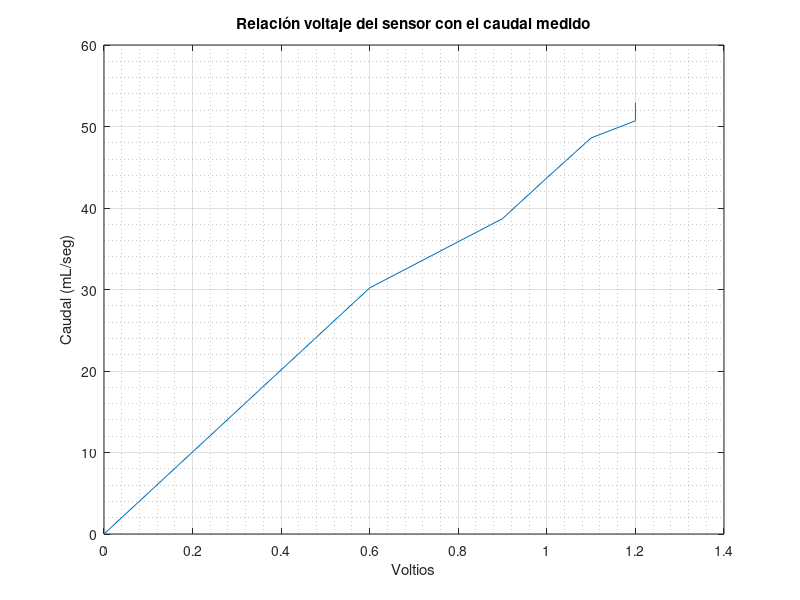

The MATLAB source for this figure: (Note: this script raises an error after producing the figure.)
clear all;
clc

addpath('~/Documents/Bombasa/ProyectoBombasa')
load Workspace.mat;


%% Calibración de la bomba
V=[
0
0.6
0.9
1.0
1.1
1.2
1.2

];

Q=[
0
30.2
38.7
43.7
48.6
50.7
52.9
];

figure
plot(V,Q)
title('Relación voltaje del sensor con el caudal medido');
xlabel('Voltios');
ylabel('Caudal (mL/seg)');
grid on
grid minor
hold on;

curva = fit(V,Q, 'poly2');
plot(curva)

%% Representación del ensayo general
figure
subplot(2,1,1)
plot(timeSecs, F20)
title('Ensayo con tren de escalones')
xlabel('Tiempo (seg)')
ylabel('Caudal [mL/seg]')
grid on
grid minor

subplot(2,1,2)
plot(timeSecs, entrada)
xlabel('Tiempo (seg)')
ylabel('Voltaje de control [V]')
grid on
grid minor



%% Cálculo del modelo actualizado del sistema en función del punto de operación

k    =  [primoModelo.Kp, secondoModelo.Kp, terzoModelo.Kp, quartoModelo.Kp];
tau =  [primoModelo.Tp1, secondoModelo.Tp1, terzoModelo.Tp1, quartoModelo.Tp1];
punto_op = [31, 39, 44, 48];

ganancia = fit(punto_op', k','poly3');
cteTiempo = fit(punto_op', tau', 'smoothingspline');

figure
subplot(2,1,1)
plot(punto_op, k)
hold on;
plot(ganancia)
subplot(2,1,2)
plot(punto_op, tau)
hold on;
plot(cteTiempo)


%% Obtenci�n de las funci�n de transferencia, en funci�n de la consigna.

Q =[31.5;39;44.5;48;50]  % Consigna

% Estimaci�n de la variable K dependiendo de la consigna

K=[14.99202552;12;6.710447761;2.330282531;0.469609856];             % Ganacia de los modelos obtenida, a trav�s, de ident.
interpK=fit(Q,K,'poly4')                                            % Funci�n que interpola.


% Estimaci�n de la variable tau dependiendo de la consigna

tau=[7.974481659;6.640106242;5.970149254;3.9793076;2.05338809];     % Cte de tiempo de los modelos obtenida, a trav�s, de ident.
interptau=fit(Q,tau,'poly4')


% Gr�fica de la interpolaci�n.

figure
subplot(2,1,1)
hold on
title('K')
plot(Q,K)
plot(interpK)
xlabel('Caudal')
ylabel('Ganancia')

subplot(2,1,2)
hold on
title('Tau')
plot(Q,tau)
hold on
plot(interptau)
xlabel('Caudal')
ylabel('Constante de tiempo')


